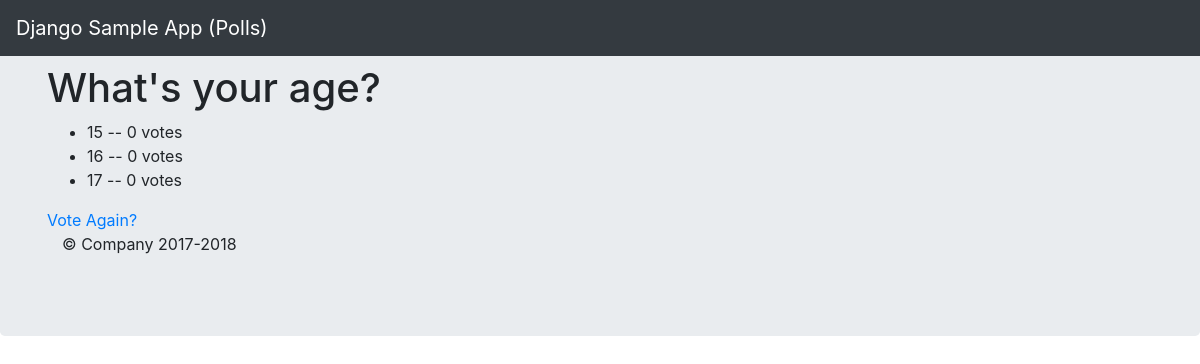
The page /polls/2/results/ on the database as committed earlier.
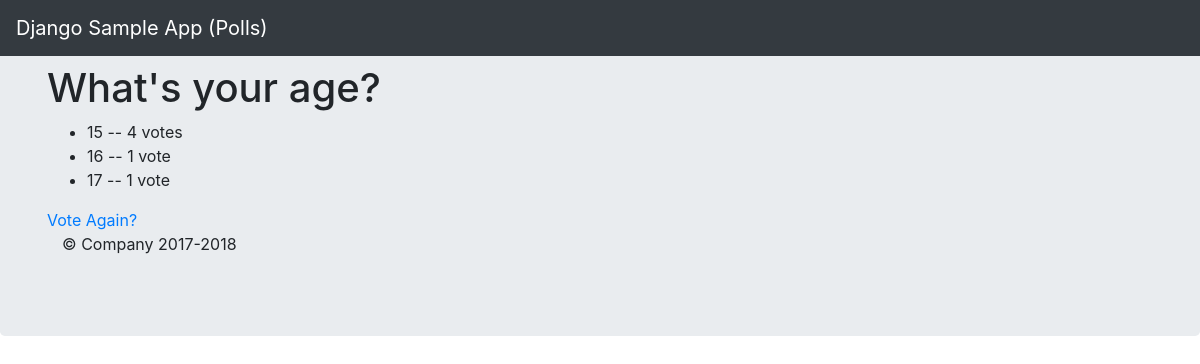
The same page on the database as committed later.
### polls/models.py (models this page shows, shortened)
class Question(models.Model):
    question_text = models.CharField(max_length = 100)
    pub_date = models.DateTimeField('date published')

class Choice(models.Model):
    choice_text = models.CharField(max_length = 200)
    votes = models.IntegerField(default = 0)
    question = models.ForeignKey(Question, on_delete=models.CASCADE)

### polls/views.py (the view)
# urls.py: path('<int:question_id>/results/', results, name='results'),
def results(request, question_id):
    question = get_object_or_404(Question, pk=question_id)
    return render(request, 'polls/results.html', {'question': question})

### polls/templates/polls/results.html
{% extends 'polls/base.html' %}
{% block main_content %}
<h1>{{ question.question_text }}</h1>
<ul>
    {% for choice in question.choice_set.all %}
        <li>{{ choice.choice_text }} -- {{ choice.votes }} vote{{ choice.votes|pluralize }}</li>
    {% endfor %}
</ul>
<a href="{% url 'polls:detail' question.id %}">Vote Again?</a>
{% endblock %}

### polls/templates/polls/base.html (shortened to what this page needs)
{% load staticfiles %}
<!DOCTYPE html>
<html lang="en">
<head>
    <link rel="stylesheet" type="text/css" href="{% static 'polls/bootstrap-4.1.1-dist/css/bootstrap.min.css' %}">
</head>
<body>
{% include "polls/header.html" %}
<div class="jumbotron">
    <div class="container">
        {% block main_content %}{% endblock %}
        {% include "polls/footer.html" %}
    </div>
</div>
</body>
</html>

### polls/templates/polls/header.html (shortened to what this page needs)
<nav class="navbar navbar-expand-md navbar-dark fixed-top bg-dark">
  <a class="navbar-brand" href="#">Django Sample App (Polls)</a>
</nav>

### polls/templates/polls/footer.html
<footer class="container">
    <p>&copy; Company 2017-2018</p>
</footer>

Rows that differ between the two databases and show on the page:
changed Choice (number 1 of 3 on the later page): votes "0" → "4"
changed Choice (number 2 of 3 on the later page): votes "0" → "1"
changed Choice (number 3 of 3 on the later page): votes "0" → "1"
